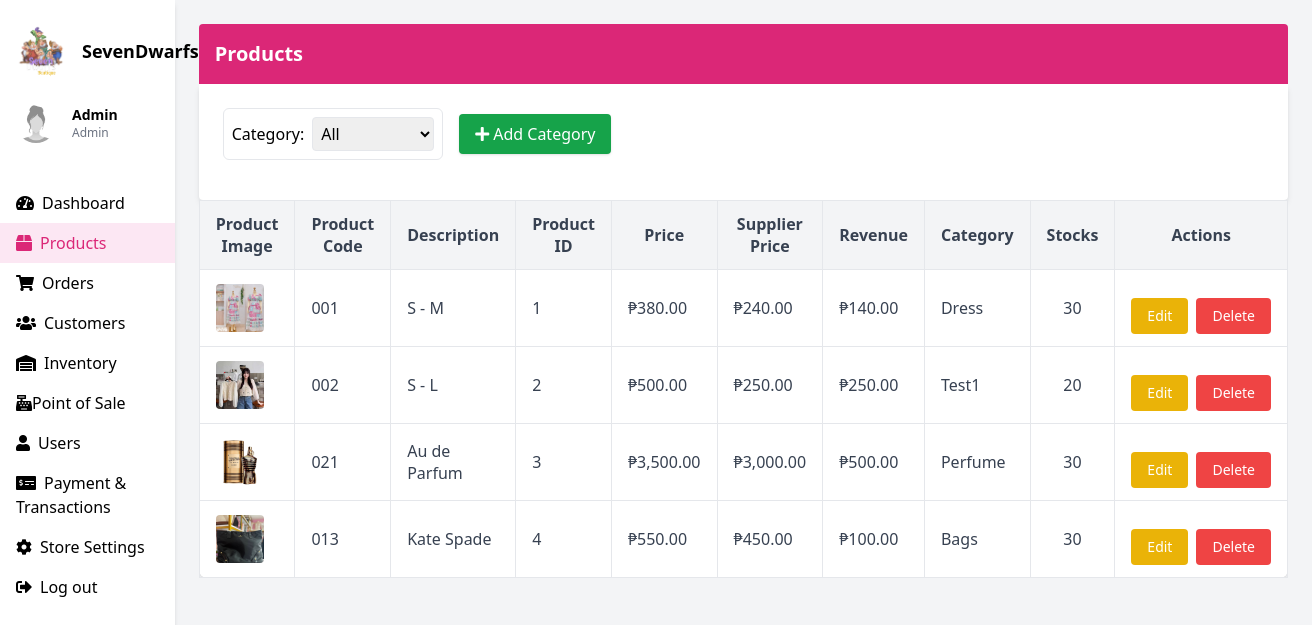
/products.php, run on the app's committed database.
### tables this page shows
CREATE TABLE `products` (
  `product_id` int(11) NOT NULL,
  `product_name` varchar(255) DEFAULT NULL,
  `description` text DEFAULT NULL,
  `price_id` int(11) DEFAULT NULL,
  `stocks` int(11) DEFAULT NULL,
  `category_id` int(11) DEFAULT NULL,
  `image_url` varchar(255) DEFAULT NULL,
  `created_at` timestamp NOT NULL DEFAULT current_timestamp(),
  `supplier_id` int(11) DEFAULT NULL,
  `supplier_price` decimal(10,2) NOT NULL,
  `revenue` decimal(10,2) GENERATED ALWAYS AS (`price_id` - `supplier_price`) STORED
);

CREATE TABLE `categories` (
  `category_id` int(11) NOT NULL,
  `category_code` varchar(10) DEFAULT NULL,
  `category_name` varchar(100) NOT NULL
);

### products.php (the view, shortened to what this page needs)
<?php
require 'conn.php';
$admin_name = "Admin";
$admin_role = "Admin";
$products = [];
$sqlProducts = "
    SELECT p.*, c.category_name
    FROM products p
    LEFT JOIN categories c ON p.category_id = c.category_id
";
$productStmt = $conn->prepare($sqlProducts);
$productStmt->execute();
$resultProducts = $productStmt->get_result();
if ($resultProducts->num_rows > 0) {
    while ($row = $resultProducts->fetch_assoc()) {
        $products[] = $row;
    }
}
?>
<html lang="en">
 <head>
  <script src="https://cdn.tailwindcss.com">
  </script>
  <link href="https://cdnjs.cloudflare.com/ajax/libs/font-awesome/5.15.3/css/all.min.css" rel="stylesheet"/>
 </head>
 <body class="bg-gray-100">
  <div class="flex h-screen">
   <div class="w-64 bg-white shadow-md">
    <div class="p-4">
     <div class="flex items-center space-x-4">
      <img alt="User profile picture" class="rounded-full" height="50" src="logo.png" width="50"/>
      <div>
       <h2 class="text-lg font-semibold">
        SevenDwarfs
       </h2>
      </div>
     </div>
     <div class="mt-4">
      <div class="flex items-center space-x-4">
       <img alt="User profile picture" class="rounded-full" height="40" src="newID.jpg" width="40"/>
       <div>
       <h3 class="text-sm font-semibold">
        <?php echo htmlspecialchars($admin_name); ?>
        </h3>
        <p class="text-xs text-gray-500">
        <?php echo htmlspecialchars($admin_role); ?>
        </p>
       </div>
      </div>
     </div>
    </div>
    <nav class="mt-6">
     <ul>
          <li class="px-4 py-2 hover:bg-gray-200"><i class="fas fa-tachometer-alt mr-2"></i><a href="dashboard.php">Dashboard</a></li>
          <li class="px-4 py-2 bg-pink-100 text-pink-600"><i class="fas fa-box mr-2"></i><a href="products.php">Products</a></li>
          <li class="px-4 py-2 hover:bg-gray-200"><i class="fas fa-shopping-cart mr-2"></i><a href="orders.php">Orders</a></li>
          <li class="px-4 py-2 hover:bg-gray-200"><i class="fas fa-users mr-2"></i><a href="customers.php">Customers</a></li>
          <li class="px-4 py-2 hover:bg-gray-200"><i class="fas fa-warehouse mr-2"></i><a href="inventory.php">Inventory</a></li>
          <li class="px-4 py-2 hover:bg-gray-200"><i class="fas fa-cash-register"></i><a href="pos.php">Point of Sale</a></li>
          <li class="px-4 py-2 hover:bg-gray-200"><i class="fas fa-user mr-2"></i><a href="users.php">Users</a></li>
          <li class="px-4 py-2 hover:bg-gray-200"><i class="fas fa-money-check-alt mr-2"></i><a href="payandtransac.php">Payment & Transactions</a></li>
          <li class="px-4 py-2 hover:bg-gray-200"><i class="fas fa-cog mr-2"></i><a href="storesettings.php">Store Settings</a></li>
          <li class="px-4 py-2 hover:bg-gray-200"><i class="fas fa-sign-out-alt mr-2"></i><a href="logout.php">Log out</a></li>
        </ul>
      </nav>
    </div>
    <div class="flex-1 p-6">
      <div class="bg-pink-600 text-white p-4 rounded-t">
        <h1 class="text-xl font-bold">Products</h1>
      </div>
      <div class="bg-white p-6 rounded-b shadow-md space-y-6">
      <div class="filters flex items-center gap-4">
  <form method="GET" action="products.php" id="categoryForm" class="flex items-center">
    <label class="border rounded-md p-2 flex items-center gap-2">Category:
      <select name="category" onchange="document.getElementById('categoryForm').submit()" class="p-1 border rounded">
        <option value="all">All</option>
      </select>
    </label>
  </form>
<div class="mb-4">
  <button onclick="openCategoryModal()" type="button"
    class="bg-green-600 text-white px-4 py-2 rounded shadow hover:bg-green-700">
    <i class="fas fa-plus mr-1"></i>Add Category
  </button>
</div>
</div>
        </div>
<div class="overflow-x-auto">
  <table class="min-w-full bg-white border border-gray-200 shadow rounded-lg">
    <thead class="bg-gray-100 text-gray-700">
      <tr>
      <th class="px-4 py-3 border">Product Image</th>
        <th class="px-4 py-3 border">Product Code</th>
        <th class="px-4 py-3 border">Description</th>
        <th class="px-4 py-3 border">Product ID</th>
        <th class="px-4 py-3 border">Price</th>
        <th class="px-4 py-3 border">Supplier Price</th>
        <th class="px-4 py-3 border">Revenue</th>
        <th class="px-4 py-3 border">Category</th>
        <th class="px-4 py-3 border">Stocks</th>
        <th class="px-4 py-3 border">Actions</th>
      </tr>
    </thead>
    <tbody class="text-gray-700">
      <?php if (!empty($products)) {
        foreach ($products as $product) { ?>
          <tr class="hover:bg-gray-50">
            <td class="px-4 py-3 border text-center">
              <img src="<?php echo htmlspecialchars($product['image_url']); ?>" alt="Product Image" class="w-12 h-12 object-cover rounded">
            </td>
            <td class="px-4 py-3 border"><?php echo htmlspecialchars($product['product_name']); ?></td>
            <td class="px-4 py-3 border"><?php echo htmlspecialchars($product['description']); ?></td>
            <td class="px-4 py-3 border"><?php echo $product['product_id']; ?></td>
            <td class="px-4 py-3 border">₱<?php echo number_format($product['price_id'], 2); ?></td>
            <td class="px-4 py-3 border">₱<?php echo number_format($product['supplier_price'], 2); ?></td>
            <td class="px-4 py-3 border">₱<?php echo number_format($product['price_id'] - $product['supplier_price'], 2); ?></td>
            <td class="px-4 py-3 border"><?php echo htmlspecialchars($product['category_name']); ?></td>
            <td class="px-4 py-3 border text-center"><?php echo $product['stocks']; ?></td>
            <td class="px-4 py-3 border">
            <div class="flex justify-center mt-4">
  <div class="flex gap-2">
    <a href="edit_product.php?id=<?php echo $product['product_id']; ?>" class="bg-yellow-500 hover:bg-yellow-600 text-white px-4 py-2 rounded text-sm">
      Edit
    </a>
    <a href="delete_product.php?id=<?php echo $product['product_id']; ?>" onclick="return confirm('Are you sure you want to delete this product?')" class="bg-red-500 hover:bg-red-600 text-white px-4 py-2 rounded text-sm">
      Delete
    </a>
  </div>
</div>
            </td>
          </tr>
      <?php }
      } else { ?>
        <tr>
          <td colspan="8" class="text-center px-4 py-6 text-gray-500 border">No products available</td>
        </tr>
      <?php } ?>
    </tbody>
  </table>
</div>

### data on the page
products: image_url (picture), product_name "001", description "S - M", product_id "1", price "380.00", supplier_price "240.00", $product['price_id'] - $product['supplier_price'] "140.00", category.category_name "Dress", stocks "30"
products: image_url (picture), product_name "002", description "S - L", product_id "2", price "500.00", supplier_price "250.00", $product['price_id']-$product['supplier_price'] "250.00", category.category_name "Test1", stocks "20"
products: image_url (picture), product_name "021", description "Au de Parfum", product_id "3", price "3,500.00", supplier_price "3,000.00", $product['price_id'] - $product['supplier_price'] "500.00", category.category_name "Perfume", stocks "30"
products: image_url (picture), product_name "013", description "Kate Spade", product_id "4", price "550.00", supplier_price "450.00", $product['price_id'] - $product['supplier_price'] "100.00", category.category_name "Bags", stocks "30"

### other printed values
$admin_name "Admin"
$admin_role "Admin"
